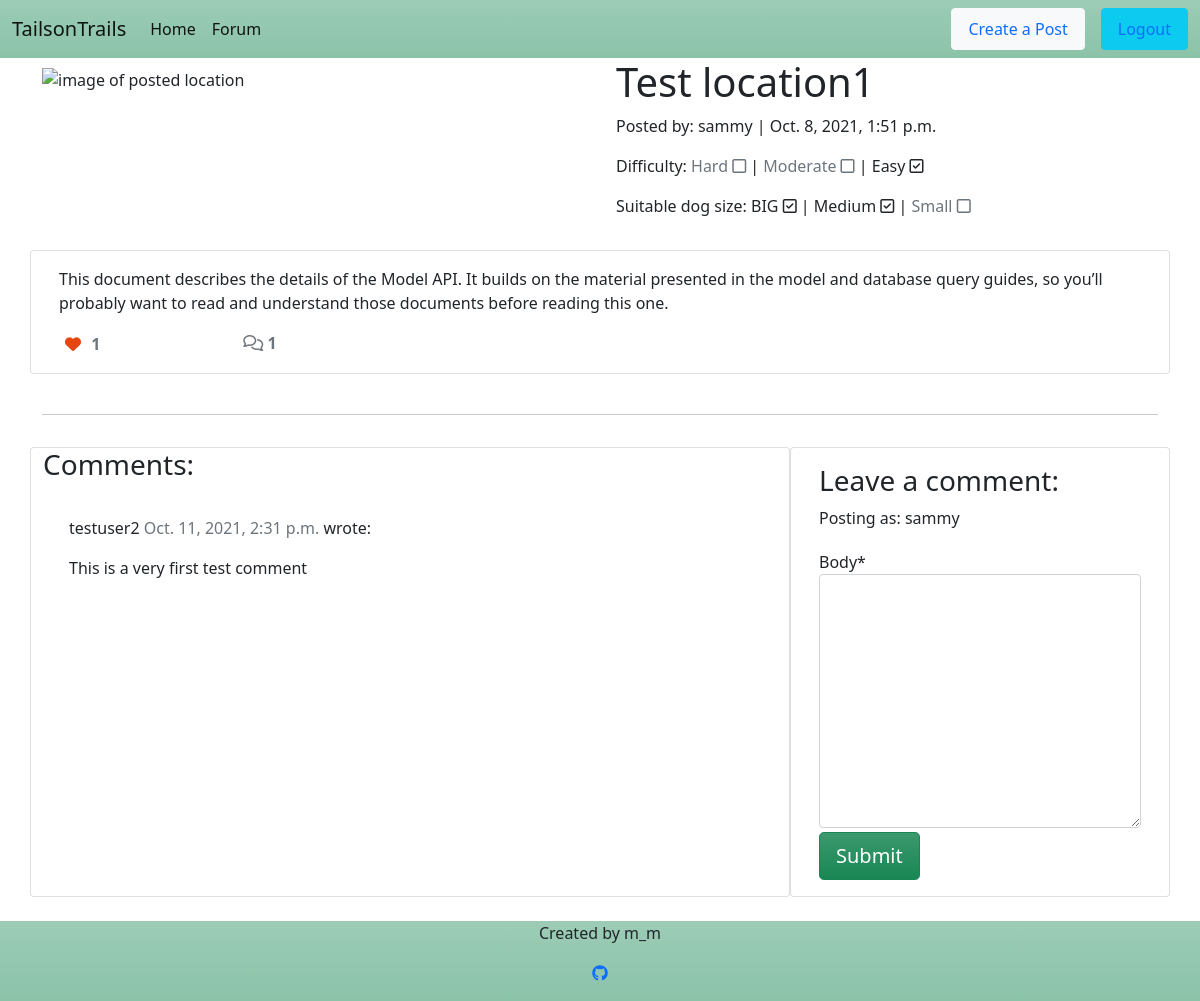
Page /test-location1/ (signed in) on the committed database.
### forum/models.py (models this page shows, shortened)
class Post(models.Model):
    location = models.CharField(max_length=50)
    slug = models.SlugField(max_length=200, unique=True)
    author = models.ForeignKey(
        User, on_delete=models.CASCADE, related_name="forum_posts"
    )
    featured_image = CloudinaryField('image', default='placeholder')
    excerpt = models.TextField(blank=True)
    updated_on = models.DateTimeField(auto_now=True)
    content = models.TextField()
    difficulty_hard = models.BooleanField(default=False)
    difficulty_moderate = models.BooleanField(default=False)
    difficulty_easy = models.BooleanField(default=False)
    breed_big = models.BooleanField(default=False)
    breed_mid = models.BooleanField(default=False)
    breed_sml = models.BooleanField(default=False)
    created_on = models.DateTimeField(auto_now_add=True)
    status = models.IntegerField(choices=STATUS, default=0)
    likes = models.ManyToManyField(
        User, related_name='blogpost_like', blank=True)
    class Meta:
        ordering = ["-created_on"]
    def number_of_likes(self):
        return self.likes.count()

class Comment(models.Model):
    post = models.ForeignKey(Post, on_delete=models.CASCADE,
                             related_name="comments")
    name = models.CharField(max_length=80)
    email = models.EmailField()
    body = models.TextField()
    created_on = models.DateTimeField(auto_now_add=True)
    approved = models.BooleanField(default=False)
    class Meta:
        ordering = ["created_on"]

### forum/views.py (the view, shortened to what this page needs)
# urls.py: path('<slug:slug>/', views.PostDetail.as_view(), name='post_detail'),
class PostDetail(View):
    @method_decorator(login_required, name='home')
    def get(self, request, slug, *args, **kwargs):
        queryset = Post.objects.filter(status=1)
        post = get_object_or_404(queryset, slug=slug)
        comments = post.comments.filter(approved=True).order_by("-created_on")
        liked = False
        if post.likes.filter(id=self.request.user.id).exists():
            liked = True
        return render(
            request,
            "post_detail.html",
            {
                "post": post,
                "comments": comments,
                "commented": False,
                "liked": liked,
                "comment_form": CommentForm()
            },
        )

### forum/forms.py
class CommentForm(forms.ModelForm):
    class Meta:
        model = Comment
        fields = ('body',)

### templates/post_detail.html (shortened to what this page needs)
{% extends 'base.html' %} {% block content %}
{% load crispy_forms_tags %}
<div class="masthead">
    <div class="container">
        <div class="row g-0">
            <div class="col-12 col-md-6 mt-2">
                {% if "placeholder" in post.featured_image.url %}
                <img src="https://codeinstitute.s3.amazonaws.com/fullstack/blog/default.jpg" alt="default image" width="100%">
                {% else %}
                <img src=" {{ post.featured_image.url }}" alt="image of posted location" width="100%">
                {% endif %}
            </div>
            <div class="col-md-6 ps-3">
                <h1 class="post-title">{{ post.location }}</h1>
                <p class="post-subtitle">Posted by: {{ post.author }} | {{ post.created_on }}</p>
                <p>Difficulty:
                    {% if  post.difficulty_hard %}
                    <span>
                        Hard
                        <i class="far fa-check-square"></i>
                    </span>
                    {% else %}
                    <span class="text-muted">
                        Hard
                        <i class="far fa-square"></i>
                    </span>
                    {% endif %}
                     |
                    {% if  post.difficulty_moderate %}
                    <span>
                        Moderate
                        <i class="far fa-check-square"></i>
                    </span>
                    {% else %}
                    <span class="text-muted">
                        Moderate
                        <i class="far fa-square"></i>
                    </span>
                    {% endif %}
                     |
                    {% if  post.difficulty_easy %}
                    <span>
                        Easy
                        <i class="far fa-check-square"></i>
                    </span>
                    {% else %}
                    <span class="text-muted">
                        Easy
                        <i class="far fa-square"></i>
                    </span>
                    {% endif %}
                </p>
                <p>Suitable dog size:
                    {% if  post.breed_big %}
                    <span>
                        BIG
                        <i class="far fa-check-square"></i>
                    </span>
                    {% else %}
                    <span class="text-muted">
                        BIG
                        <i class="far fa-square"></i>
                    </span>
                    {% endif %}
                     |
                    {% if  post.breed_mid %}
                    <span>
                        Medium
                        <i class="far fa-check-square"></i>
                    </span>
                    {% else %}
                    <span class="text-muted">
                        Medium
                        <i class="far fa-square"></i>
                    </span>
                    {% endif %}
                     |
                    {% if  post.breed_sml %}
                    <span>
                        Small
                        <i class="far fa-check-square"></i>
                    </span>
                    {% else %}
                    <span class="text-muted">
                        Small
                        <i class="far fa-square"></i>
                    </span>
                    {% endif %}
                </p>
            </div>
        </div>
    </div>
</div>
<div class="container">
    <div class="row">
        <div class="col card mb-4  mt-3 left  top">
            <div class="card-body">
                <p class="card-text ">
                    {{ post.content | safe }}
                </p>
                <div class="row text-nowrap">
                    <div class="col-2">
                        <strong>
                            <form class="d-inline" action="{% url 'post_like' post.slug %}" method="POST" >
                                {% if liked %}
                                <button type="submit" name="forumpost_id" value="{{post.slug}}" class="btn-like">
                                    <i class="fas fa-heart"></i>
                                </button>
                                {% else %}
                                <button type="submit" name="forumpost_id" value="{{post.slug}}" class="btn-like">
                                    <i class="far fa-heart"></i>
                                </button>
                                {% endif %}
                            </form>
                            <span class="text-secondary">{{ post.number_of_likes }} </span>
                        </strong>
                    </div>
                    <div class="col-1">
                        {% with comments.count as total_comments %}
                        <strong class="text-secondary"><i class="far fa-comments"></i>
                            {{ total_comments }}</strong>
                        {% endwith %}
                    </div>
                </div>
            </div>
        </div>
    </div>
    <div class="row">
        <div class="col">
            <hr>
        </div>
    </div>
    <div class="row">
        <div class="col-md-8 card mb-4  mt-3 ">
            <h3>Comments:</h3>
            <div class="card-body">
                {% for comment in comments %}
                <div class="comments" style="padding: 10px;">
                    <p class="font-weight-bold">
                        {{ comment.name }}
                        <span class=" text-muted font-weight-normal">
                            {{ comment.created_on }}
                        </span> wrote:
                    </p>
                    {{ comment.body | linebreaks }}
                </div>
                {% endfor %}
            </div>
        </div>
        <div class="col-md-4 card mb-4  mt-3">
            <div class="card-body">
                {% if commented %}
                <div class="alert alert-success" role="alert">
                    Your comment is awaiting approval
                </div>
                {% else %}
                <h3>Leave a comment:</h3>
                <p>Posting as: {{ user.username }}</p>
                <form method="post" style="margin-top: 1.3em;">
                    {{ comment_form | crispy }}
                    <button type="submit" class="btn btn-success btn-lg bg-gradient mt-1">Submit</button>
                </form>
                {% endif %}
            </div>
        </div>
    </div>
</div>
{% endblock content %}

### static/css/style.css (style rules this page uses)
body { display: flex; flex-flow: column; min-height: 100vh; overflow-x: hidden; }
.btn-like { color: #E84610; border: none; background: transparent; }

### rows in the picture
Post: location "Test location1", author "sammy", created_on "Oct. 8, 2021, 1:51 p.m.", content "This document describes the details of the Model API. It builds on the material presented in the model and database query guides, so you’ll probably want to read and understand those documents before reading this one.", number_of_likes "1"
Comment: name "testuser2", created_on "Oct. 11, 2021, 2:31 p.m.", body "This is a very first test comment"

### other values in the picture
{{ total_comments }} "1"
{{ user.username }} "sammy"
